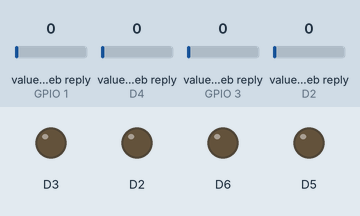
The sketch below on a simulated ESP8266 (NodeMCU). Shown: output pins drawn as LEDs (lit = HIGH). Inputs (shaded band) come from the test bench; at power-on: value in the web reply (sensors on GPIO 1, D4, GPIO 3, D2) 0. WiFi joins after 1.5 s; servers stay silent unless stated; web services answer with replies made up by the test bench; what the sketch prints to the serial monitor is not drawn.

Above: at 2.7 s.
2.8 s: value in the web reply (sensor on GPIO 1) set to 2
At 4.2 s:
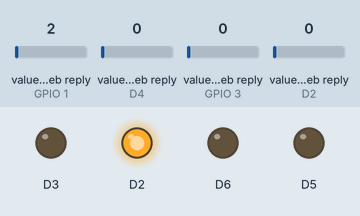
4.5 s: value in the web reply (sensor on D4) set to 25
At 5.6 s:
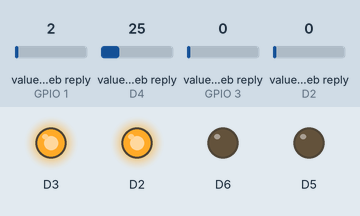
6.2 s: value in the web reply (sensor on GPIO 3) set to 50
At 7.7 s:
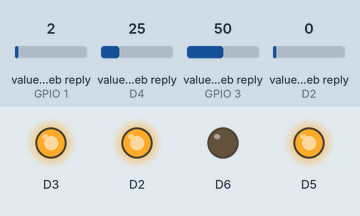
8.7 s: value in the web reply (sensor on D2) set to 75
At 10.0 s:
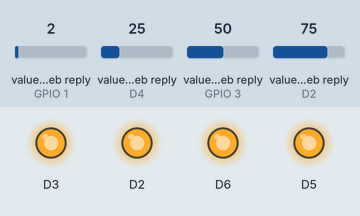
Timing chart, 0 to 11.4 s (numbered marks = the images above; inputs shaded):
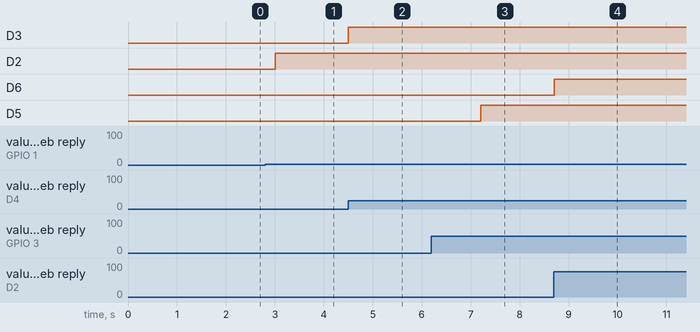

Measured:
- after the input at 2.8 s, D2: LOW → HIGH after 0.20 s
- after the input at 4.5 s, D3: LOW → HIGH at once
- after the input at 6.2 s, D5: LOW → HIGH after 1.0 s
- after the input at 8.7 s, D6: LOW → HIGH at once

The sketch:

Aplikasi_android_lampu_DONE.ino
```cpp
#include <ThingSpeak.h>               // add librery
#include <ESP8266WiFi.h>

WiFiClient  client;
unsigned long counterChannelNumber =  1781052;                // Channel ID
const char * myCounterReadAPIKey = "QU44OWJD65LJGF2N";     // Read API Key
const int FieldNumber1 = 1;                                 // The field you wish to read
const int FieldNumber2 = 2;                                 // The field you wish to read
const int FieldNumber3 = 3;
const int FieldNumber4 = 4;
void setup()
{
  pinMode(D2,OUTPUT);
  pinMode(D3,OUTPUT);
  pinMode(D5,OUTPUT);
  pinMode(D6,OUTPUT);
  Serial.begin(115200);
  Serial.println();

  WiFi.begin("ZTE_2.4G_NXqSPx", "12345678");                     // write wifi name & password

  Serial.print("Connecting");
  while (WiFi.status() != WL_CONNECTED)
  {
    delay(500);
    Serial.print(".");
  }
  Serial.println();
  Serial.print("Connected, IP address: ");
  Serial.println(WiFi.localIP());
  ThingSpeak.begin(client);
}

void loop()
{
 int A = ThingSpeak.readLongField(counterChannelNumber, FieldNumber1, myCounterReadAPIKey);
 Serial.println(A);
 digitalWrite(D2,A);
 int B = ThingSpeak.readLongField(counterChannelNumber, FieldNumber2, myCounterReadAPIKey);
 Serial.println(B);
 digitalWrite(D3,B);
 int C = ThingSpeak.readLongField(counterChannelNumber, FieldNumber3, myCounterReadAPIKey);
 Serial.println(C);
 digitalWrite(D5,C);
 int D = ThingSpeak.readLongField(counterChannelNumber, FieldNumber4, myCounterReadAPIKey);
 Serial.println(D);
 digitalWrite(D6,D);
}
```
